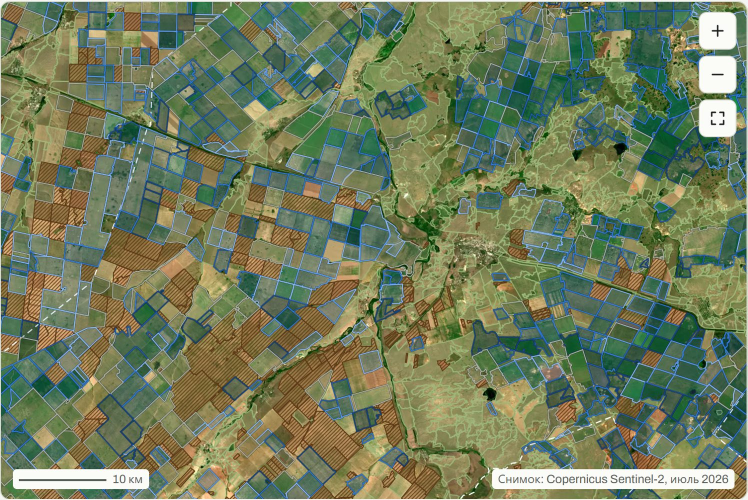
#> input picture site/build/method/map-esil-time.jpg, 1495 x 1000 px (shown at 1/2 size)
$ python -i lines26.py   (imports and definitions only)
#> lines starting #> are read from the running program, lines starting #| are printed output that depends on the picture; after the words box and inside, x2 and y2 are one past the last pixel; in counts of white or black regions, pixels touching at a corner belong together
"""Plot lines of Sandyktau / Esil (2026-11-15, owner: "cadastral map check is also yours") from map views at 26.05 m per
screen pixel (viewport 1536 x 674; python lines26.py DISTRICT VIEWS_NAME, e.g. sandyktau views26s). Adapted from
lines25.py (Tayynsha, 62 views at 25.4 m per screen pixel) (views25.csv: the map
coordinates, QazTRF-23 / GK zone 12, of the screen point (900, 380); scale measured by hovering).

Each view: the blue plot lines (lake fills and village house blocks, which are wide, are taken out; double road lines
stay) and the red lines (district edge, selected plot) form a mask on the screenshot. Every 10 m cell of each square's
UTM grid then looks up the screen pixel it falls in (UTM to GK by an affine fit per view, checked against pyproj), so a
one-pixel line stays one unbroken line on the grid. All views are merged.
Writes lines/<square>.tif (1 = plot line) and seen/<square>.tif (1 = some view showed it). ml-env python."""
import csv
import os

import numpy as np
import tifffile
from PIL import Image
from pyproj import Transformer
from scipy import ndimage

D = 'C:/Programming Projects/qaz-agro-sat/data/'
HERE = D + 'experiments/cadastre-edges-2026-11-15/'
SCALES = {'views26s': (26.049, 26.068), 'views28e': (28.241, 28.261), 'views28all': (28.241, 28.261)}   # metres per screen pixel, east and south (hovered)                         # metres per screen pixel, east and south
CX, CY = 900, 380                                 # the hovered screen point
MAP_BOX = (292, 107, 1513, 652)
MASKS = [(312, 128, 716, 174), (1450, 128, 1503, 472), (1385, 568, 1503, 640), (1275, 612, 1372, 640),
         (326, 598, 356, 628), (893, 375, 915, 405)]   # search, selector, buttons, readout, scale bar, corner icon, cursor
import sys
DIST, VIEWS = sys.argv[1], sys.argv[2]
# [1 line that did not run here, left out]


def lines_of(path):
    im = np.asarray(Image.open(path).convert('RGB')).astype(int)
    r, g, b = im[..., 0], im[..., 1], im[..., 2]
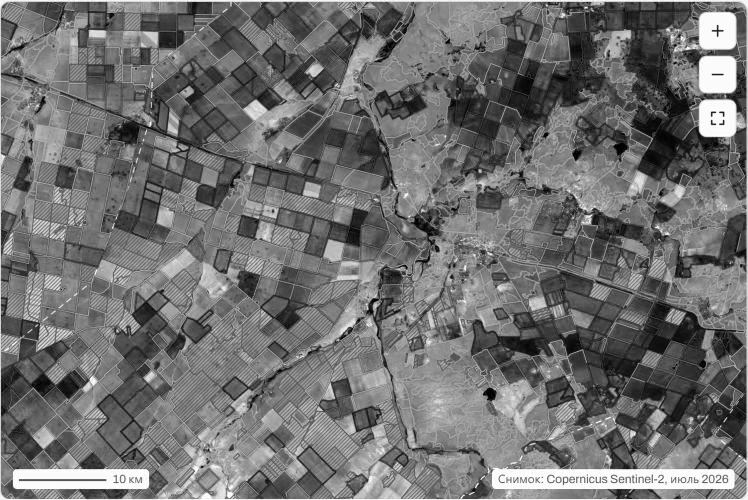
#> r: shape (1000, 1495) int64 (shown at 1/2 size); min 0, max 255, mean 112
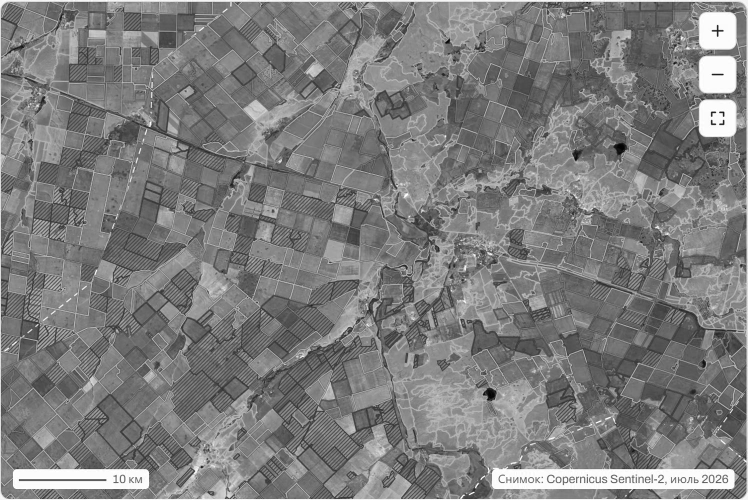
#> g: shape (1000, 1495) int64 (shown at 1/2 size); min 0, max 255, mean 124.9
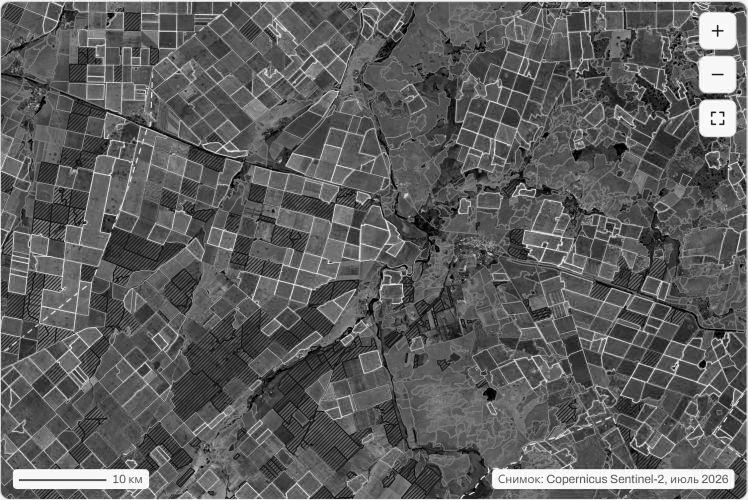
#> b: shape (1000, 1495) int64 (shown at 1/2 size); min 0, max 255, mean 93.6
    blue = ((r + g + b) < 705) & (b > r + 18) & (b >= g - 2)
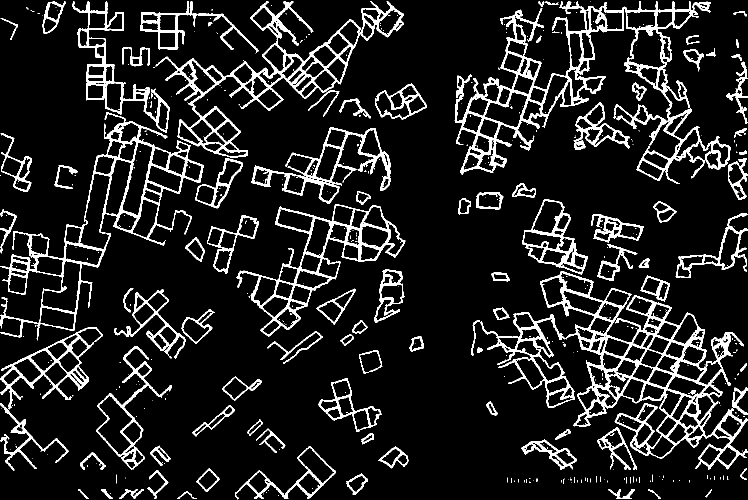
#> blue: shape (1000, 1495) bool (shown at 1/2 size); 11.7% white; 485 white regions (378 under 20 px), largest, box (x1, y1, x2, y2) and area: (961, 542, 1495, 939) 28701, (909, 2, 1461, 368) 27356, (0, 224, 408, 681) 14641
    wide = ndimage.binary_opening(blue, structure=np.ones((5, 5)))   # lakes, village house blocks; double road lines stay
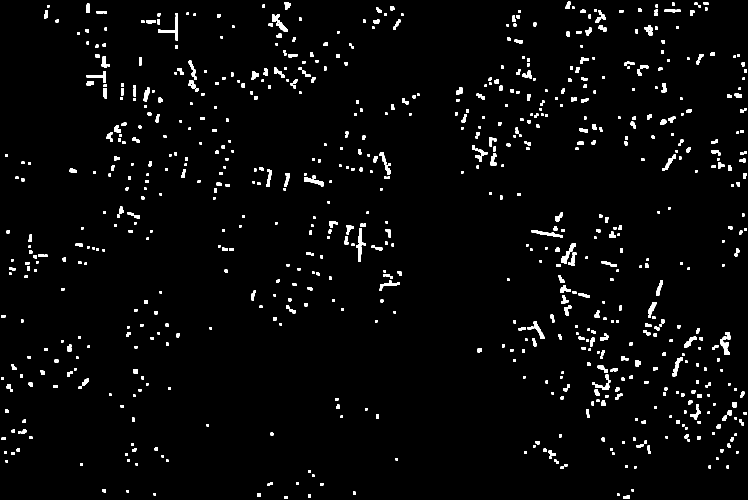
#> wide: shape (1000, 1495) bool (shown at 1/2 size); 2.9% white; 762 white regions, largest, box (x1, y1, x2, y2) and area: (712, 457, 732, 523) 462, (316, 33, 356, 81) 420, (544, 28, 575, 64) 389
    blue &= ~ndimage.binary_dilation(wide, iterations=2)
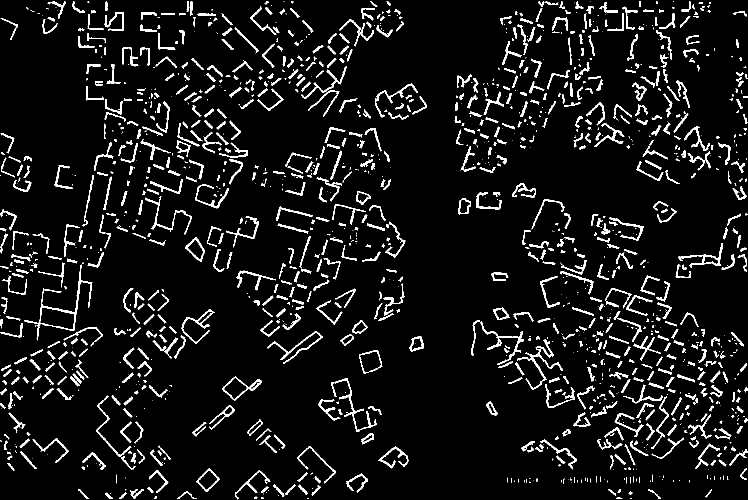
#> blue: shape (1000, 1495) bool (shown at 1/2 size); 7.6% white; 1477 white regions (614 under 20 px), largest, box (x1, y1, x2, y2) and area: (49, 529, 185, 681) 1544, (1034, 678, 1126, 780) 1140, (662, 756, 753, 864) 1000
    red = (r > g + 60) & (r > b + 50)
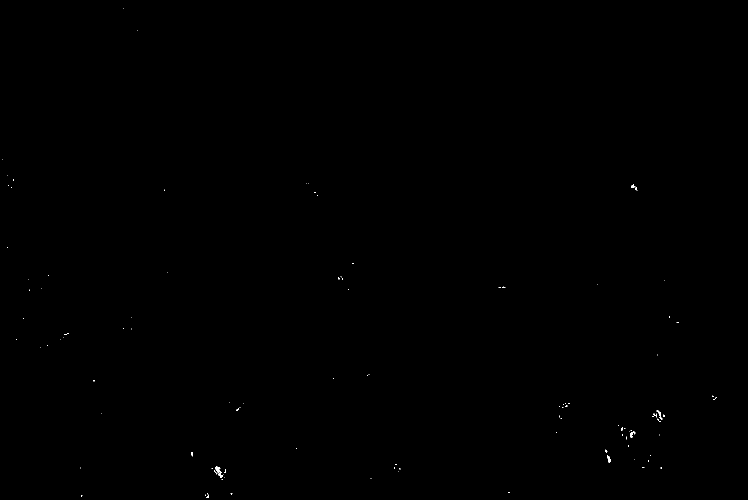
#> red: shape (1000, 1495) bool (shown at 1/2 size); 0.06% white in thin lines or dots
    keep = np.zeros(blue.shape, bool)
    x0, y0, x1, y1 = MAP_BOX
    keep[y0:y1, x0:x1] = True
    for a, bb, c, d in MASKS:
        keep[bb:d, a:c] = False
    return (blue | red) & keep, keep


# [66 lines left out: functions affine_utm_to_gk, main, not called in this run]


# [2 lines not run here, left out]

>>> result = lines_of('../../../site/build/method/map-esil-time.jpg')
